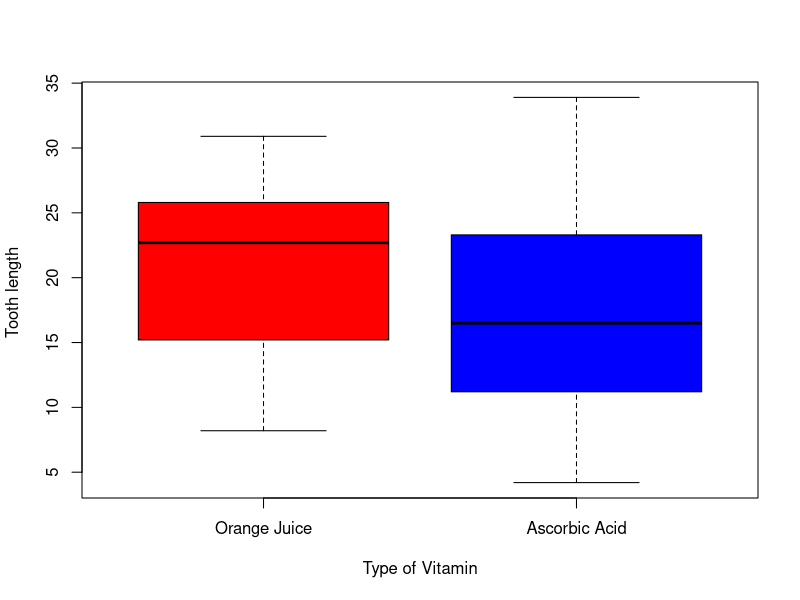
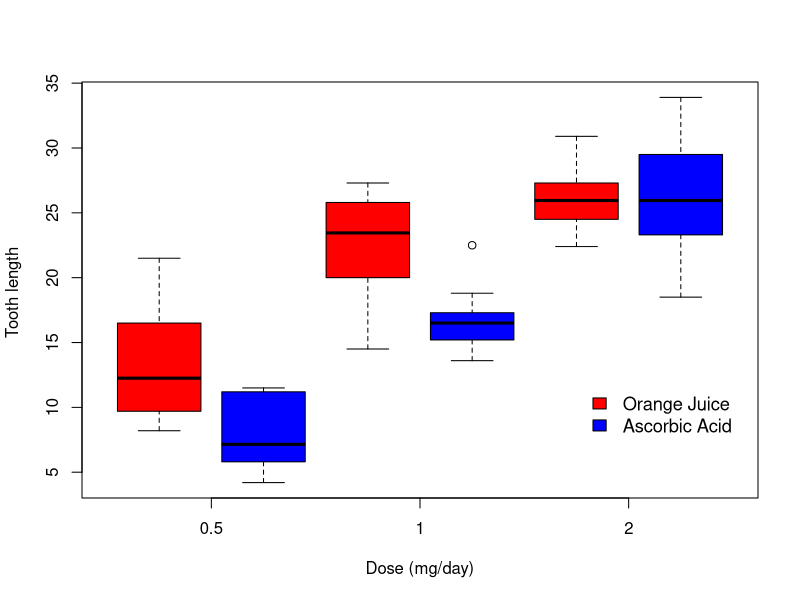
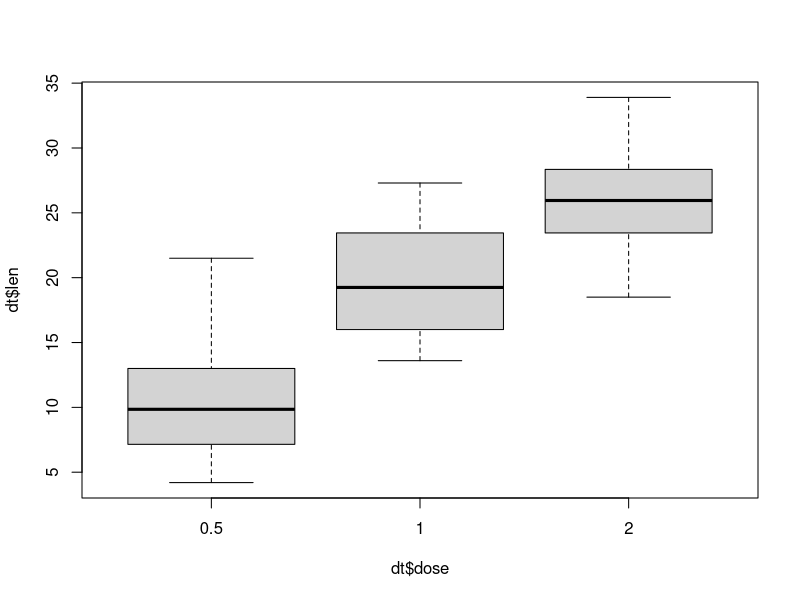
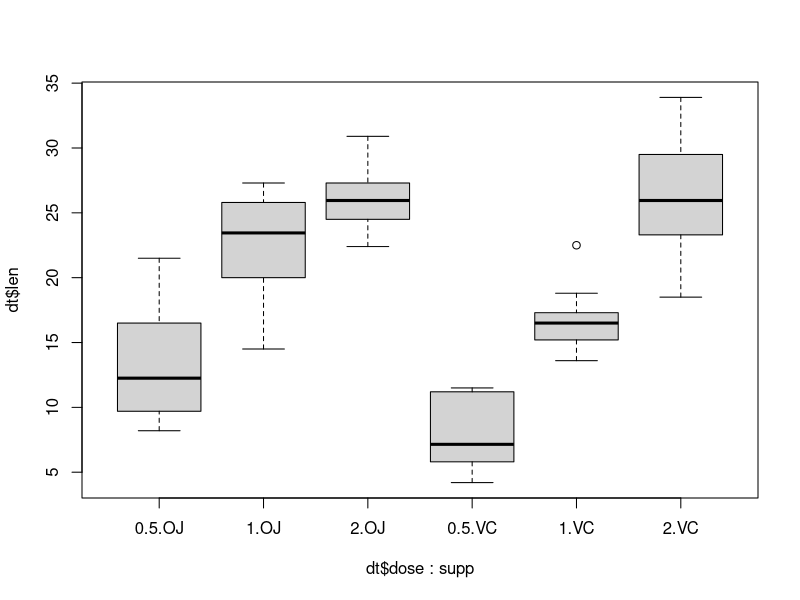
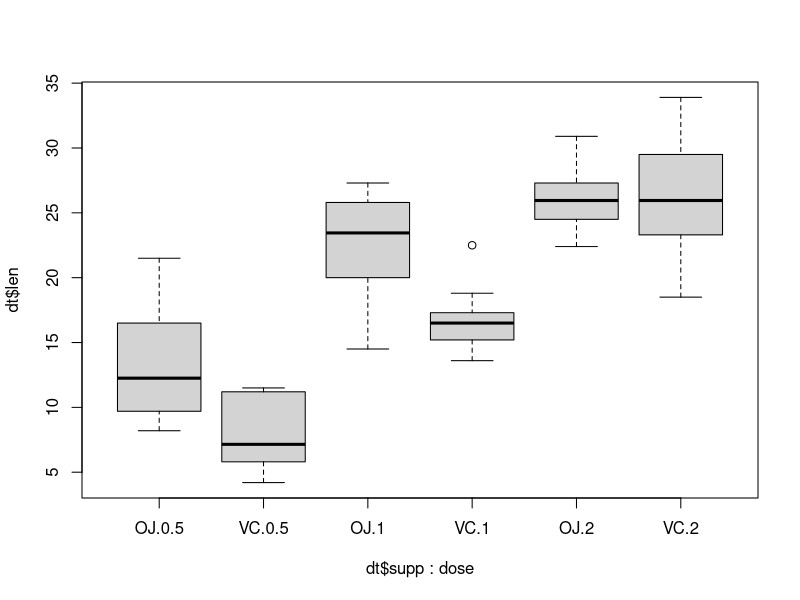

Reproduce these figures in R, in order.
# Now in the second portion of the project, we're going to analyze the ToothGrowth 
# data in the R datasets package.
# 
# Load the ToothGrowth data and perform some basic exploratory data analyses.
# Provide a basic summary of the data.
# Use confidence intervals and/or hypothesis tests to compare tooth growth by supp and dose. (Only use the techniques from class, even if there's other approaches worth considering)
# State your conclusions and the assumptions needed for your conclusions.

library(dplyr)
library(ggplot2)
library(knitr)

data(ToothGrowth)
dt <- ToothGrowth
attach(ToothGrowth)

OJ_dt <- dt[dt$supp=="OJ",]
VC_dt <- dt[dt$supp=="VC",]

boxplot(dt$len~dt$supp, col=c("red","blue"), xaxt = "n", xlab = "Type of Vitamin", ylab = "Tooth length ")
axis(1, 1:2, c("Orange Juice", "Ascorbic Acid"))

boxplot(dt$len~dt$supp*dose, col=c("red","blue"), xaxt = "n", xlab = "Dose (mg/day)", ylab = "Tooth length ")
axis(1, c(1.5, 3.5, 5.5 ) , c(0.5, 1.0, 2.0 ))
legend(x = c(5.0, 6.0), y = c(8, 12), legend=c("Orange Juice", "Ascorbic Acid"), 
       fill = c("red","blue"),col=c("red", "blue"), box.lty=0, cex=1.1)


boxplot(dt$len~dt$dose)
boxplot(dt$len~dt$dose*supp)
boxplot(dt$len~dt$supp*dose)

t.test(OJ_dt$len,VC_dt$len, var.equal = FALSE ,paired = FALSE)$conf
t.test(OJ_dt$len,VC_dt$len, var.equal = TRUE ,paired = FALSE)$conf


                     